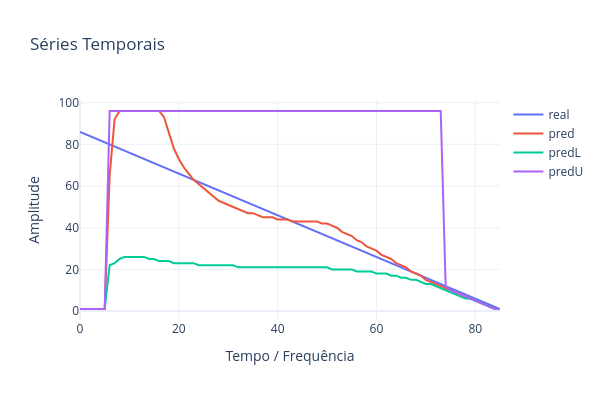

Notebook code cell kept with this figure:
### Code cell
PlotSeriesPLY(ySeries=[teda.rulR,teda.rulP,teda.rulL,teda.rulU],names=['real','pred','predL','predU'])
